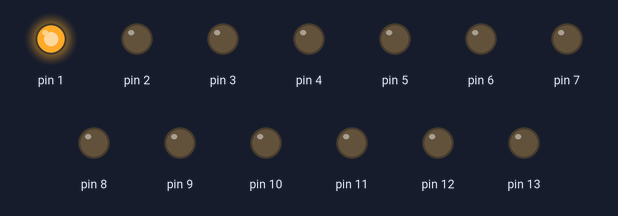
A sketch run on a simulated Arduino Uno, built with avr-gcc and run on an emulated ATmega328P. On the bench: output pins drawn as LEDs (lit = HIGH).

Above: at 0.02 s.
At 0.37 s:
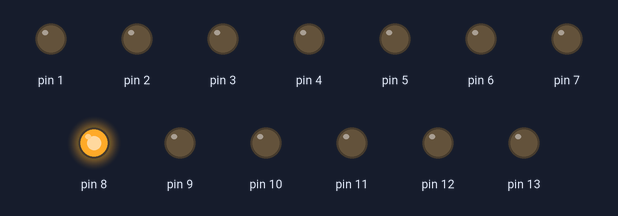
At 0.72 s:
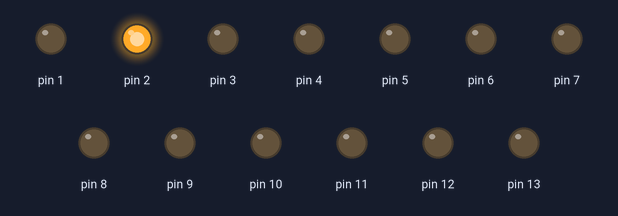
At 1.47 s:
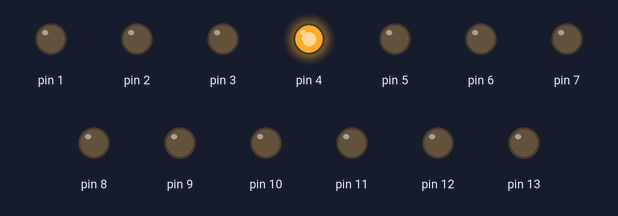
At 2.17 s:
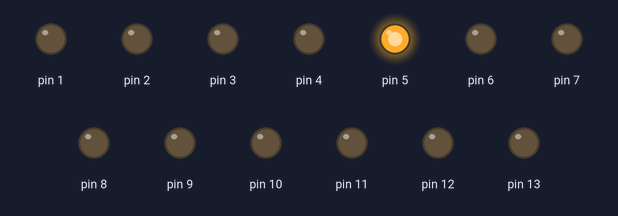
At 2.92 s:
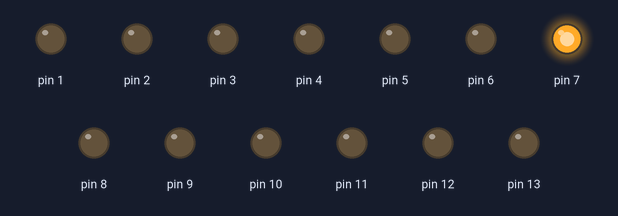
Timing chart, 0 to 3.2 s (numbered marks = the images above):
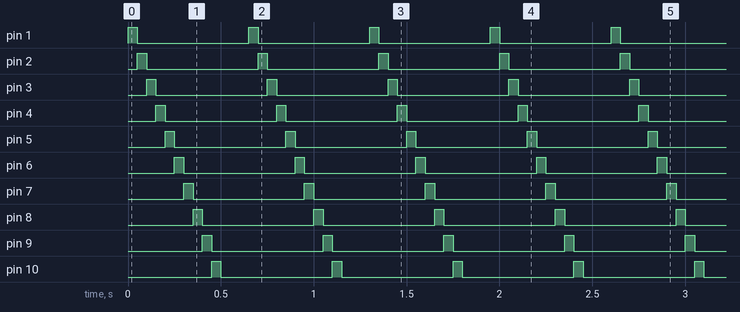

The sketch:

Flanetino_Blink.ino
```cpp
void setup() {

  for (int i = 1; i <= 13; i++) {
    pinMode(i, OUTPUT);
  }

}


void loop() {
  for (int i = 1; i <= 13; i++) {
    if (i == 1 ) {
      digitalWrite(13, LOW);
    }
    digitalWrite(i, HIGH);
    digitalWrite(i - 1, LOW);
    delay(50);
  }

}
```

Measured:
- by itself, pin 1–13: alternates HIGH for 0.05 s and LOW for 0.60 s
- by itself, everything shown: repeats every 0.65 s, in 13 steps
